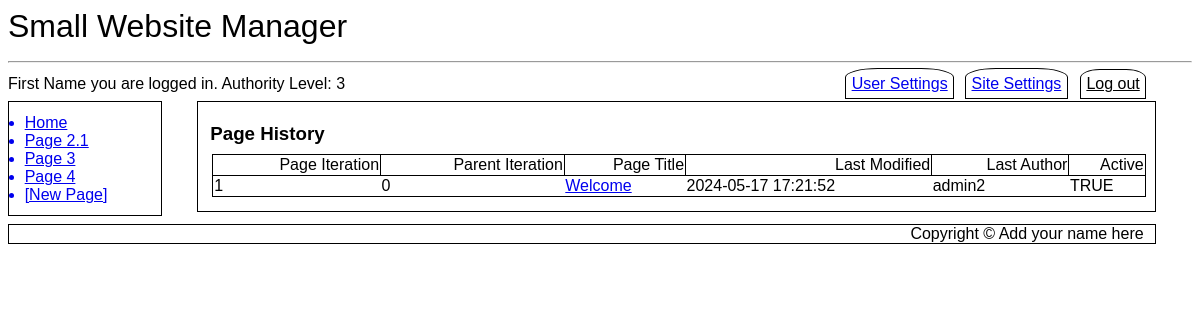
/pagehistory.php?pageID=1 (signed in), run on the app's committed database.
### tables this page shows
CREATE TABLE `SubMenus` (
  `MenuID` int(11) NOT NULL,
  `LinkID` int(11) NOT NULL,
  `Page_ID` int(11) NOT NULL DEFAULT 0,
  `Menu_Entry` varchar(20) NOT NULL,
  `Title` varchar(500) NOT NULL,
  `Active` tinyint(1) NOT NULL DEFAULT 1
);

CREATE TABLE `Cust_Pages` (
  `Page_ID` int(11) NOT NULL,
  `Page_Iteration` int(11) NOT NULL,
  `Parent_Iteration` int(11) NOT NULL DEFAULT 0,
  `Title` text NOT NULL,
  `Body` text NOT NULL,
  `Last_Modified` datetime NOT NULL DEFAULT current_timestamp(),
  `Last_Author` int(11) NOT NULL
);

CREATE TABLE `Users` (
  `ID` int(11) NOT NULL,
  `First_Name` varchar(250) NOT NULL,
  `Last_Name` varchar(250) NOT NULL,
  `eMail` varchar(1000) NOT NULL,
  `User_Name` varchar(1000) NOT NULL,
  `Password` varchar(100) NOT NULL,
  `Activate_Pass` varchar(100) DEFAULT NULL,
  `Change_Pass` varchar(100) DEFAULT NULL,
  `Change_Pass_Expire` datetime DEFAULT NULL,
  `Forgot_Pass` varchar(100) DEFAULT NULL,
  `Forgot_Pass_Expire` datetime DEFAULT NULL,
  `DateTime_Joined` datetime NOT NULL,
  `Last_Logged` datetime NOT NULL DEFAULT current_timestamp(),
  `Authority_Level` tinyint(4) DEFAULT 1,
  `Active` tinyint(1) NOT NULL DEFAULT 0
);

### pagehistory.php (the view, shortened to what this page needs)
<?php
include ("db_connect.inc");
include ("header.inc");
include ("navbar.inc");
echo "<article id='main'>";
if ( isset($_SESSION['first_name']) AND isset($_SESSION['user_name']) AND $_SESSION['auth_lev']==3 ) {
	echo "<h3>Page History</h3>";
	if ($_GET["pageID"]) {
		$pageID=$_GET["pageID"];
		echo "<table class='news'>\r\n";
		echo "<tr><th>Page Iteration</th><th>Parent Iteration</th><th>Page Title</th><th>Last Modified</th><th>Last Author</th><th>Active</th></tr>";
		$query1 = "SELECT Cust_Pages.Page_Iteration, Cust_Pages.Parent_Iteration, Cust_Pages.Title, Cust_Pages.Last_Modified, Users.User_Name FROM Cust_Pages LEFT JOIN Users ON Cust_Pages.Last_Author=Users.ID WHERE Cust_Pages.Page_ID=$pageID ORDER BY Page_Iteration ASC";
		$result1 = mysqli_query($cxn,$query1) or die ("Couldn't execute query.");
		$query2="SELECT Cust_Pages_DATA.Page_Iteration FROM Cust_Pages_DATA WHERE Cust_Pages_DATA.Page_ID=$pageID AND Cust_Pages_DATA.Active=1;";
		$result2 = mysqli_query($cxn,$query2) or die ("Couldn't execute query.");
		$row2 = mysqli_fetch_assoc($result2);
		while($row1 = mysqli_fetch_assoc($result1))
		{
			if ($row1['Page_Iteration'] == $row2['Page_Iteration']) {
				echo "<tr><td>{$row1['Page_Iteration']}</td><td>{$row1['Parent_Iteration']}</td><td><a href=\"index.php?page={$row1['Title']}\">{$row1['Title']}</a></td><td>{$row1['Last_Modified']}</td><td>{$row1['User_Name']}</td><td>TRUE</td></tr>";
			} else {
				echo "<tr><td>{$row1['Page_Iteration']}</td><td>{$row1['Parent_Iteration']}</td><td><a href=\"index.php?pageID={$pageID}&iteration={$row1['Page_Iteration']}\">{$row1['Title']}</a></td><td>{$row1['Last_Modified']}</td><td>{$row1['User_Name']}</td><td>FALSE</td></tr>";
			}
		}
		echo  "</table>\r\n";
	} else {
		echo "<div class='error'>Error: Thread not specified</div>";
	}
} else {
	echo "<div class=\"error\">Restricted Area. You need administrative priviledges to access this page.</div>";
}
echo "</article>\r\n";
include ("footer.inc");
?>

### navbar.inc
<nav id="vnav1">
<?php
$query = "SELECT Menu_Entry, Title FROM SubMenus WHERE MenuID='1' AND Active=1 ORDER BY LinkID ASC LIMIT 10";
$result = mysqli_query($cxn,$query) or die ("Couldn't execute query.");
while($row = mysqli_fetch_assoc($result))
{
	$menuEntry = $row['Menu_Entry'];
	$pageTitle = $row['Title'];
	$pageTitle = preg_replace('/ /', '_', $pageTitle);
	echo "<a href='$pageTitle'>$menuEntry</a>\r\n";
}
if ($_SESSION['auth_lev'] == 3 AND isset($_SESSION['first_name']) AND isset($_SESSION['user_name']) ) {
	echo "<a class='newpage' href='newpage.php'>[New Page]</a>\r\n";
}
?>
</nav>

### desktop.css (style rules this page uses)
* { font-family: Arial, sans-serif; box-sizing: border-box; }
h1, h2, h3 { padding: 0%; margin-top: 1%; margin-bottom: 1%; }
article#main { margin-left:16%; width: 81%; float:none; border: 1px solid black; padding: 1%; }
nav#vnav1 { width:13%; float:left; border: 1px solid black; padding: 1%; clear: both; margin-top: 0%; }
nav#vnav1 a { display: list-item; list-style-type: disc; margin-left: 3%; }
table.news { border: 1px solid black; width: 100%; margin: 2px; margin-bottom: 5px; padding: 10px; border-collapse: collapse; text-align: left; border: 1px solid black; margin: 2px; }
th { border: 1px solid black; font-weight: normal; text-align: right; }

### data on the page
submenus: Menu_Entry "Home"
submenus: Menu_Entry "Page 2.1"
submenus: Menu_Entry "Page 3"
submenus: Menu_Entry "Page 4"
cust_pages: Page_Iteration "1", Parent_Iteration "0", Title "Welcome", Last_Modified "2024-05-17 17:21:52", users.User_Name "admin2"

### other printed values
$websiteName "Small Website Manager"
$_SESSION['first_name'] "First Name"
$_SESSION['auth_lev'] "3"
